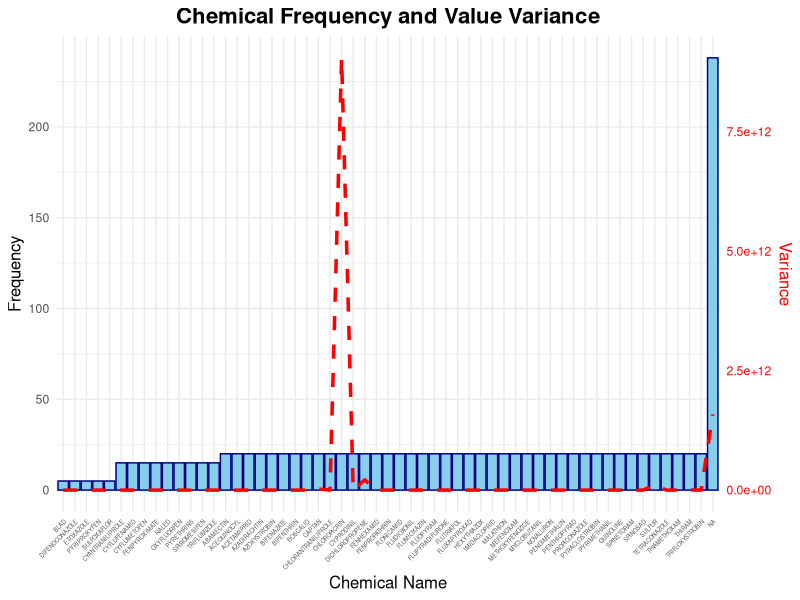
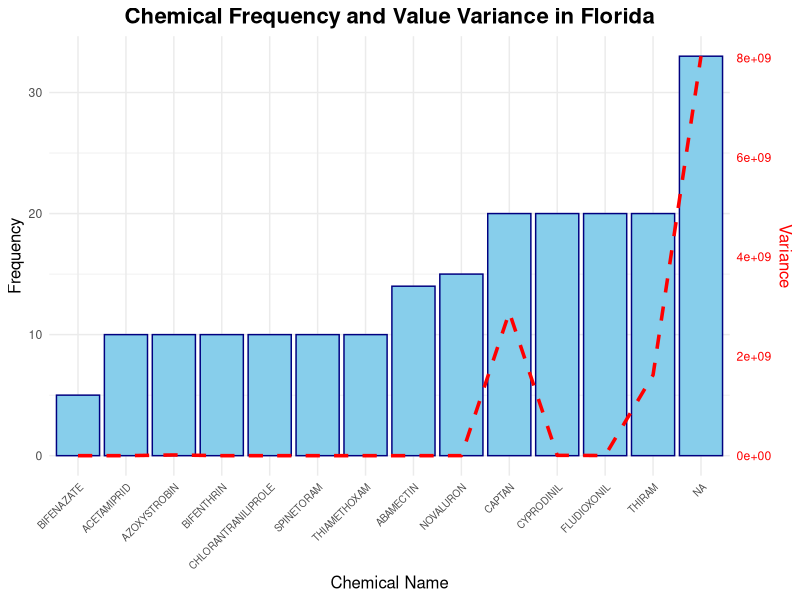
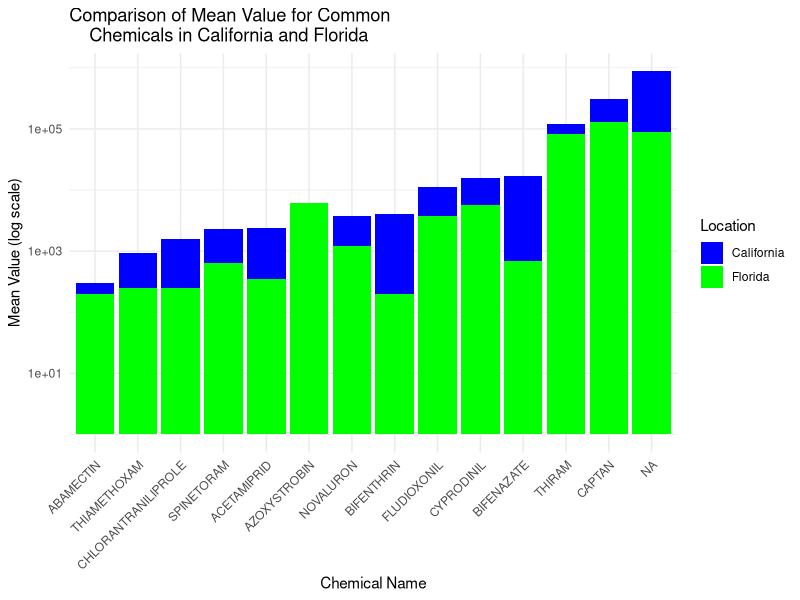
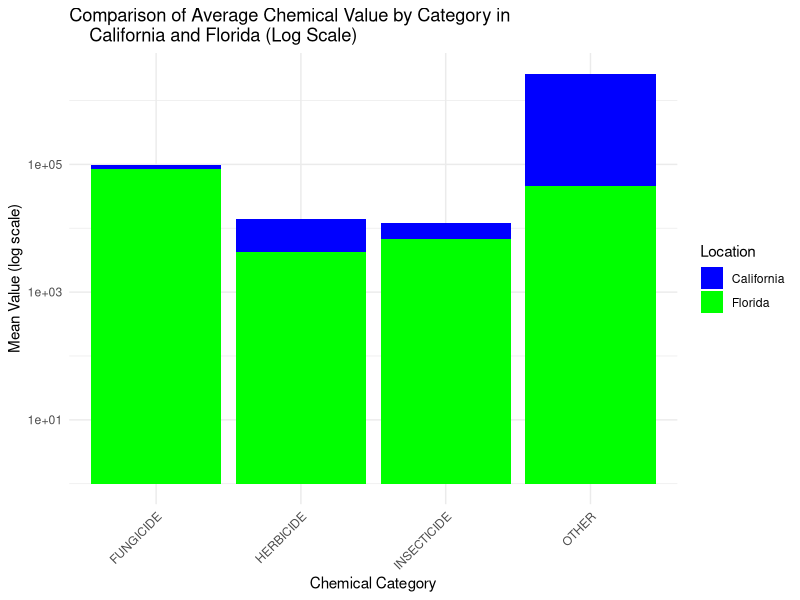
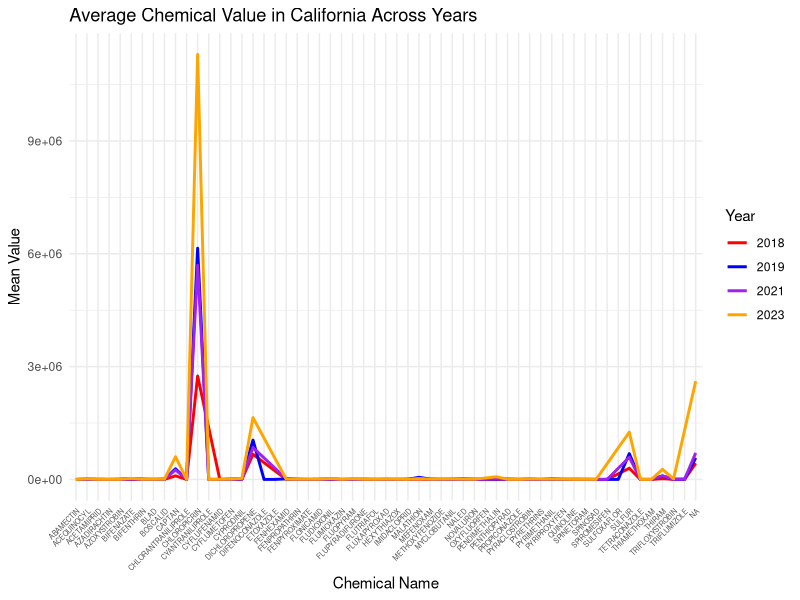
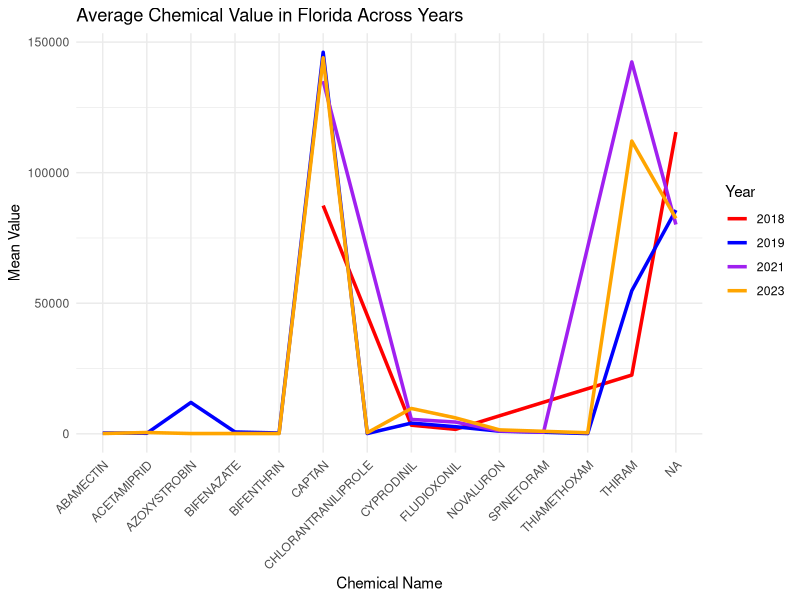

These charts were generated, in order, by the following R code:
## ---- chunk 1
straw_ca <- read.csv("survey_ca_chem.csv")
straw_flo <- read.csv("survey_flo_chem.csv")
## ---- chunk 2
library(dplyr)
library(knitr)
library(kableExtra)
straw_ca_lb <- straw_ca %>%
  filter(measure == "MEASURED IN LB") %>%
  filter(mkt == "BEARING - APPLICATIONS") 
straw_ca_lb %>% 
  pull(Value) %>% 
  summary()
straw_flo_lb <- straw_flo %>%
  filter(measure == "MEASURED IN LB") %>%
    filter(mkt == "BEARING - APPLICATIONS") 
straw_flo_lb %>% 
  pull(Value) %>% 
  summary()

chemicals_ca <- unique(straw_ca$Name)
num_cols <- 5
num_rows <- ceiling(length(chemicals_ca) / num_cols)
chemicals_ca_padded <- c(chemicals_ca, 
                         rep(NA, (num_rows * num_cols) - 
                               length(chemicals_ca)))
chemicals_ca_matrix <- matrix(chemicals_ca_padded, ncol = num_cols, 
                              byrow = TRUE)
kable(chemicals_ca_matrix, col.names = rep("Names", num_cols), 
      caption = "California Chemicals") %>%
  kable_styling(font_size = 8)  
chemicals_flo <- unique(straw_flo$Name)
kable(data.frame(chemicals_flo), col.names = "Florida Chemicals", 
      caption = "Florida Chemicals") %>% 
   kable_styling(font_size = 10) 
chemicals_ca <- unique(straw_ca$Name)
chemicals_flo <- unique(straw_flo$Name)
chemicals_only_in_ca <- setdiff(chemicals_ca, chemicals_flo)
chemicals_table <- data.frame(Chemicals_Only_In_CA = chemicals_only_in_ca)
chemicals_table_split <- matrix(chemicals_table$Chemicals_Only_In_CA, 
                                ncol = 4, byrow = TRUE)
kable(chemicals_table_split, col.names = rep("Chemical Name", 4), 
      caption = "Chemicals Found in California but not in Florida") %>% 
   kable_styling(font_size = 10) 
chemicals_ca_lb <- unique(straw_ca_lb$Name)
chemicals_flo_lb <- unique(straw_flo_lb$Name)
common_chemicals <- intersect(chemicals_ca_lb, chemicals_flo_lb)
num_rows <- ceiling(length(common_chemicals) / 2)
common_chemicals_matrix <- matrix(c(common_chemicals, 
  rep(NA, (num_rows * 2) - length(common_chemicals))), 
  ncol = 2, byrow = TRUE)
kable(common_chemicals_matrix, 
      col.names = c("Common Chemicals ", "Common Chemicals"), 
      caption = "Common Chemicals in California and Florida (LB)") %>%
  kable_styling(font_size = 10)
## ---- chunk 3
library(dplyr)
library(ggplot2)
chemical_summary <- straw_ca %>%
  group_by(Name) %>%
  summarise(
    Frequency = n(),              
    Variance = var(Value)  
  )
max_frequency <- max(chemical_summary$Frequency)
max_variance <- max(chemical_summary$Variance)
ggplot(chemical_summary, aes(x = reorder(Name, Frequency), y = Frequency)) +
  geom_bar(stat = "identity", fill = "skyblue", color = "navy") +  
  geom_line(aes(y = Variance * max_frequency / max_variance),  
            color = "red", linetype = "dashed", group = 1, linewidth = 1.2) +  
  labs(
    title = "Chemical Frequency and Value Variance",
    x = "Chemical Name",
    y = "Frequency"
  ) +
  scale_y_continuous(
    sec.axis = sec_axis(~ . * max_variance / max_frequency, 
                        name = "Variance")  
  ) +
  theme_minimal() +  
  theme(
    axis.text.x = element_text(angle = 45, hjust = 1, size = 4),  
    axis.title.y = element_text(size = 12),  
    axis.title.x = element_text(size = 12),  
    plot.title = element_text(hjust = 0.5, size = 16, face = "bold"), 
    axis.text.y.right = element_text(color = "red"),  
    axis.title.y.right = element_text(color = "red", size = 12)  
  )
## ---- chunk 4
library(dplyr)
library(ggplot2)
chemical_summary_flo <- straw_flo %>%
  group_by(Name) %>%
  summarise(
    Frequency = n(),             
    Variance = var(Value)
  )
max_frequency_flo <- max(chemical_summary_flo$Frequency)
max_variance_flo <- max(chemical_summary_flo$Variance)
ggplot(chemical_summary_flo, aes(x = reorder(Name, Frequency), 
                                 y = Frequency)) +
  geom_bar(stat = "identity", fill = "skyblue", color = "navy") +  
  geom_line(aes(y = Variance * max_frequency_flo / max_variance_flo),  
            color = "red", linetype = "dashed", group = 1, 
            linewidth = 1.2) +  
  labs(
    title = "Chemical Frequency and Value Variance in Florida",
    x = "Chemical Name",
    y = "Frequency"
  ) +
  scale_y_continuous(
    sec.axis = sec_axis(~ . * max_variance_flo / max_frequency_flo, 
                        name = "Variance") 
  ) +
  theme_minimal() +  
  theme(
    axis.text.x = element_text(angle = 45, hjust = 1, size = 7),  
    axis.title.y = element_text(size = 12),  
    axis.title.x = element_text(size = 12),  
    plot.title = element_text(hjust = 0.5, size = 16, face = "bold"), 
    axis.text.y.right = element_text(color = "red"),  
    axis.title.y.right = element_text(color = "red", size = 12)  
  )
## ---- chunk 5
library(dplyr)
library(ggplot2)
common_chemicals <- intersect(chemicals_ca_lb, chemicals_flo_lb)
straw_ca_common <- straw_ca_lb %>%
  filter(Name %in% common_chemicals)
straw_flo_common <- straw_flo_lb %>%
  filter(Name %in% common_chemicals)

ca_mean_values <- straw_ca_common %>%
  group_by(Name) %>%
  summarise(Mean_Value_CA = mean(Value))
flo_mean_values <- straw_flo_common %>%
  group_by(Name) %>%
  summarise(Mean_Value_FLO = mean(Value))

mean_values_comparison <- merge(ca_mean_values, 
                                flo_mean_values, by = "Name")

ggplot(mean_values_comparison, aes(x = reorder(Name, Mean_Value_CA))) +
  geom_bar(aes(y = Mean_Value_CA, fill = "California"), stat = "identity", 
           position = "dodge") +
  geom_bar(aes(y = Mean_Value_FLO, fill = "Florida"), stat = "identity", 
           position = "dodge") +
  labs(
    title = "Comparison of Mean Value for Common 
    Chemicals in California and Florida",
    x = "Chemical Name",
    y = "Mean Value (log scale)"
  ) +
  scale_y_log10() +  
  theme_minimal() +
  theme(axis.text.x = element_text(angle = 45, hjust = 1)) +
  scale_fill_manual(name = "Location", values = c("California" = "blue", 
                                                  "Florida" = "green"))
## ---- chunk 6
library(dplyr)
library(ggplot2)
ca_category_value <- straw_ca_lb %>%
  group_by(col2) %>%
  summarise(Mean_Value_CA = mean(Value, na.rm = TRUE))
flo_category_value <- straw_flo_lb %>%
  group_by(col2) %>%
  summarise(Mean_Value_FLO = mean(Value, na.rm = TRUE))

category_value_comparison <- merge(ca_category_value, flo_category_value, 
                                   by = "col2", all = TRUE)
ggplot(category_value_comparison, aes(x = col2)) +
  geom_bar(aes(y = Mean_Value_CA, fill = "California"), stat = "identity", 
           position = "dodge") +
  geom_bar(aes(y = Mean_Value_FLO, fill = "Florida"), stat = "identity", 
           position = "dodge") +
  labs(
    title = "Comparison of Average Chemical Value by Category in 
    California and Florida (Log Scale)",
    x = "Chemical Category",
    y = "Mean Value (log scale)"
  ) +
  scale_y_log10() +  
  theme_minimal() +
  theme(axis.text.x = element_text(angle = 45, hjust = 1)) +
  scale_fill_manual(name = "Location", values = c("California" = "blue", 
                                                  "Florida" = "green"))
## ---- chunk 7
library(dplyr)
library(ggplot2)
ca_yearly_avg <- straw_ca_lb %>%
  group_by(Name, Year) %>%
  summarise(Mean_Value_CA = mean(Value))
flo_yearly_avg <- straw_flo_lb %>%
  group_by(Name, Year) %>%
  summarise(Mean_Value_FLO = mean(Value))

ggplot(ca_yearly_avg, aes(x = Name, y = Mean_Value_CA, 
                          group = Year, 
                          color = as.factor(Year))) +
  geom_line(size = 1.0) +
  labs(
    title = "Average Chemical Value in California Across Years",
    x = "Chemical Name",
    y = "Mean Value"
  ) +
  scale_color_manual(
    name = "Year",
    values = c("2018" = "red", "2019" = "blue", "2020" = "green", 
               "2021" = "purple", "2023" = "orange")  
  ) +
  theme_minimal() +
  theme(axis.text.x = element_text(angle = 45, hjust = 1, size = 5))

ggplot(flo_yearly_avg, aes(x = Name, 
                           y = Mean_Value_FLO, 
                           group = Year, 
                           color = as.factor(Year))) +
  geom_line(size = 1.2) +
  labs(
    title = "Average Chemical Value in Florida Across Years",
    x = "Chemical Name",
    y = "Mean Value"
  ) +
  scale_color_manual(
    name = "Year",
    values = c("2018" = "red", "2019" = "blue", "2020" = "green", 
               "2021" = "purple", "2023" = "orange") 
  ) +
  theme_minimal() +
  theme(axis.text.x = element_text(angle = 45, hjust = 1))
## ---- chunk 8
#library(tidyverse)
#library(tabulapdf)
#table1 <- extract_tables(
 # file = "Rajveer Kaur, et al.pdf", 
 # pages = 1891,                     
 # area = list(c(72, 72, 540, 790)), 
 # method = "stream",                
 # guess = FALSE,                   
 # output = "tibble")
